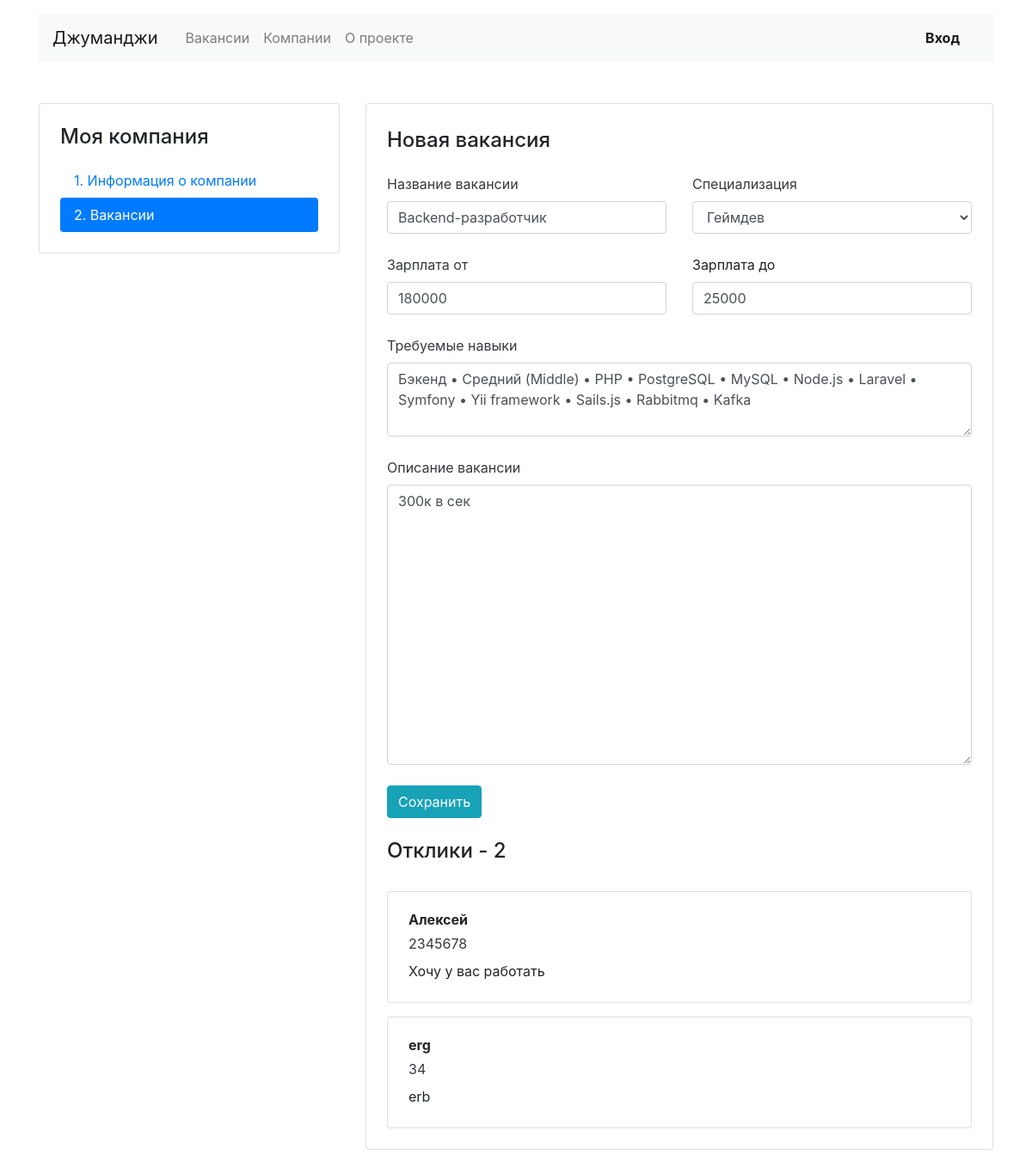
The page /mycompany/vacancies/28 on the database its author committed.
### jobsearch/models.py (models this page shows, shortened)
class Vacancy(models.Model):
    title = models.CharField(max_length=100)
    specialty = models.ForeignKey(Specialty, on_delete=models.CASCADE, related_name='vacancies')
    company = models.ForeignKey(Company, on_delete=models.CASCADE, related_name='vacancies')
    skills = models.TextField()
    description = models.TextField()
    salary_min = models.IntegerField()
    salary_max = models.IntegerField()
    published_at = models.DateField()

class Application(models.Model):
    written_username = models.CharField(max_length=100)
    written_phone = models.IntegerField()
    written_cover_letter = models.TextField()
    vacancy = models.ForeignKey(Vacancy, on_delete=models.CASCADE, related_name='applications')
    user = models.ForeignKey(User, on_delete=models.CASCADE, related_name='applications')

### jobsearch/views.py (the view, shortened to what this page needs)
# urls.py: path('mycompany/vacancies/<int:id>', OneMyVacancyView.as_view(), name='one_vacancy'),
class OneMyVacancyView(View):
    def get(self, request, id, *args, **kwargs):
        vacancy = Vacancy.objects.get(id=id)
        applications = vacancy.applications.all()
        form = VacancyForm(instance=vacancy)
        return render(request, 'jobsearch/vacancy-edit.html', context={
            'form': form,
            'vacancy': vacancy,
            'applications_count': applications.count(),
            'applications': applications,
        })

### jobsearch/forms.py (shortened to what this page needs)
class VacancyForm(forms.ModelForm):
    class Meta:
        model = Vacancy
        fields = ('title', 'specialty', 'skills', 'description', 'salary_min', 'salary_max',)
        widgets = {
            'title': forms.TextInput(attrs={
                'class': "form-control",
                'id': "vacancyTitle",
            }),
            'specialty': forms.Select(attrs={
                'class': "form-control",
                'id': "userSpecialization",
            }),
            'skills': forms.Textarea(attrs={
                'class': "form-control",
                'id': "vacancySkills",
                'rows': "3",
            }),
            'description': forms.Textarea(attrs={
                'class': "form-control",
                'id': "vacancyDescription",
                'rows': "13",
            }),
            'salary_min': forms.NumberInput(attrs={
                'class': "form-control",
                'id': "vacancySalaryMin",
            }),
            'salary_max': forms.NumberInput(attrs={
                'class': "form-control",
                'id': "vacancySalaryMax",
            }),
        }

### jobsearch/models.py (called while the page is built)
    def __str__(self):
        return self.title

### jobsearch/templates/jobsearch/vacancy-edit.html (shortened to what this page needs)
{% extends 'jobsearch/base.html' %}
{% block content %}
{% load static %}
  <main class="container mt-3 pb-5">
    <div class="row mt-5">
      <div class="col-12 col-lg-4">
        <aside class="pt-3 pb-4 px-4 mb-5 card">
          <h1 class="h4 pt-2 pb-2">Моя компания</h1>
          <div class="nav flex-column nav-pills">
            <a class="nav-link" href="{% url 'my_company' %}">1. Информация о компании</a>
            <a class="nav-link active" href="{% url 'my_vacancies' %}">2. Вакансии</a>
          </div>
        </aside>
      </div>
      <div class="col-12 col-lg-8">
        <div class="card">
          <div class="card-body px-4 pb-4 tab-content">
            <section>
              <h2 class="h4 pt-2 pb-3">Новая вакансия</h2>
              <form action="{% url 'one_vacancy' id=vacancy.id%}" method="post">
                <div class="row">
                  <div class="col-12 col-md-6">
                    <div class="form-group pb-2">
                      <label class="mb-2 text-dark" for="vacancyTitle">Название вакансии</label>
                      {{ form.title }}
                    </div>
                  </div>
                  <div class="col-12 col-md-6">
                    <div class="form-group pb-2">
                      <label class="mb-2 text-dark" for="userSpecialization">Специализация</label>
                      {{ form.specialty }}
                    </div>
                  </div>
                </div>
                <div class="row">
                  <div class="col-12 col-md-6">
                    <div class="form-group pb-2">
                      <label class="mb-2 text-dark" for="vacancySalaryMin">Зарплата от</label>
                      {{ form.salary_min }}
                    </div>
                  </div>
                  <div class="col-12 col-md-6">
                    <div class="form-group pb-2">
                      <label class="mb-2" for="vacancySalaryMax">Зарплата до</label>
                      {{ form.salary_max }}
                    </div>
                  </div>
                </div>
                <div class="form-group pb-2">
                  <label class="mb-2 text-dark" for="vacancySkills">Требуемые навыки</label>
                    {{ form.skills }}
                  </div>
                <div class="form-group pb-2">
                  <label class="mb-2 text-dark" for="vacancyDescription">Описание вакансии</label>
                  {{ form.description }}
                </div>
                <div class="form-group">
                  <input type="submit" class="btn btn-info" value="Сохранить">
                </div>
              </form>
              <h2 class="h4 pt-2 pb-3">Отклики - {{ applications_count }}</h2>
              {% for application in applications %}
              <div class="card mt-3">
                <div class="card-body px-4">
                  <p class="mb-1 font-weight-bold">{{ application.written_username }}</p>
                  <p class="mb-2"><a href="tel:+79002842324" class="text-dark">{{ application.written_phone }}</a></p>
                  <p class="mb-1">{{ application.written_cover_letter }}</p>
                </div>
              </div>
              {% endfor %}
            </section>
          </div>
        </div>
      </div>
    </div>
  </main>
{% endblock %}

### rows shown on the page
Vacancy: title "Backend-разработчик", specialty "Геймдев", salary_min "180000", salary_max "25000", skills "Бэкенд • Средний (Middle) • PHP • PostgreSQL • MySQL • Node.js • Laravel • Symfony • Yii framework • Sails.js • Rabbitmq • Kafka", description "300к в сек"
Application: written_username "Алексей", written_phone "2345678", written_cover_letter "Хочу у вас работать"
Application: written_username "erg", written_phone "34", written_cover_letter "erb"

### other values the page prints
{{ applications_count }} "2"
